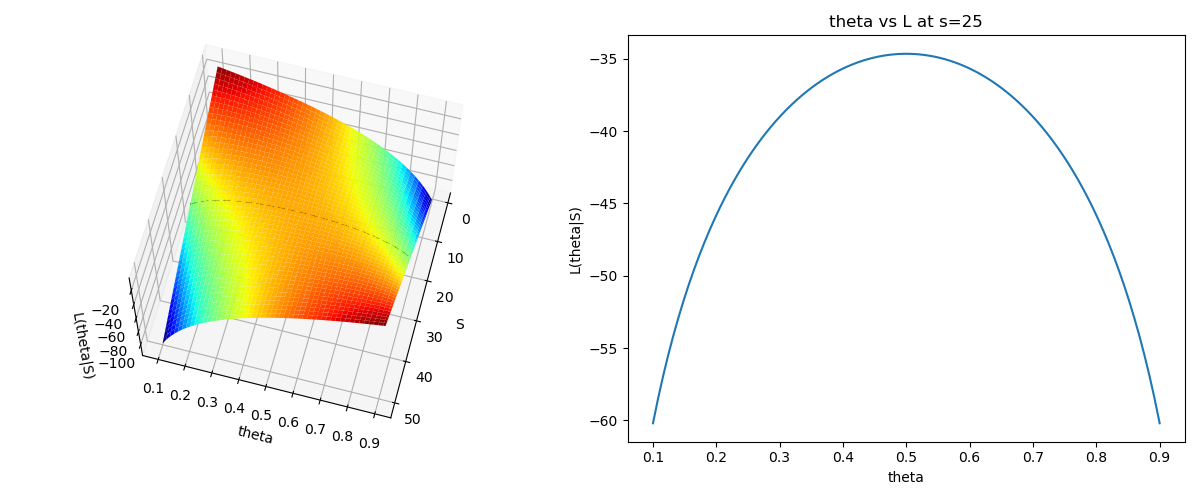

Generate this figure with Python:
#Importing the required libraries
#if importing libraries shows error then install the library using pip
import numpy as np
import matplotlib.pyplot as plt

n = 50 #taking n=50
S = np.arange(1, n+1)
theta = np.linspace(0.1, 0.9, 100)  #theta 100 values between 0.1 and 0.9
s_grid, theta_grid = np.meshgrid(S, theta)
L = s_grid * np.log(theta_grid) + (n- s_grid) * np.log(1 - theta_grid) #L function defining

fig = plt.figure(figsize=(12, 5)) #figure size declaring

# plotting the 3D surface plot with plane at s=25
ax1 = fig.add_subplot(121, projection='3d')
s = ax1.plot_surface(s_grid, theta_grid, L, cmap='jet') #3D plot
ax1.set_xlabel('S')    #labelling the axis
ax1.set_ylabel('theta')
ax1.set_zlabel('L(theta|S)')
ax1.view_init(65, 15)  #the view angle for the 3d plot, current view angle can be changed later

# Creating the plane at s=25 between L and theta at s=25,
s_plane = np.ones_like(theta) * 25
ax1.plot(s_plane, theta, L[:, 24], color='black', linestyle='--') # the plane features with blackcolor

# theta vs L plot at s=25 
s_index = 24  # Index of s=25 in the S array (since it starts from 1)
L_s25 = L[:, s_index]
ax2 = fig.add_subplot(122)
ax2.plot(theta, L_s25)
ax2.set_xlabel('theta')
ax2.set_ylabel('L(theta|S)')
ax2.set_title('theta vs L at s=25')

plt.tight_layout()
plt.savefig('04a-mle-python-surface-bd-exr.png') ##Saving the figure 
#plt.show()
